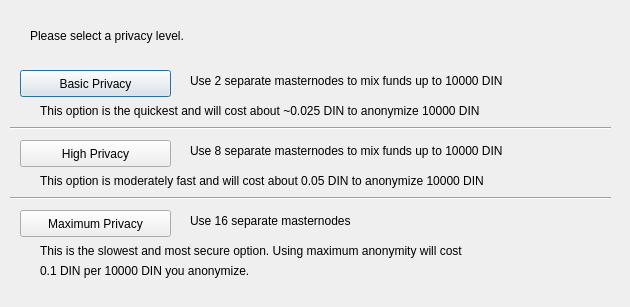
<?xml version="1.0" encoding="UTF-8"?>
<ui version="4.0">
 <class>ObfuscationConfig</class>
 <widget class="QDialog" name="ObfuscationConfig">
  <property name="geometry">
   <rect>
    <x>0</x>
    <y>0</y>
    <width>630</width>
    <height>307</height>
   </rect>
  </property>
  <property name="windowTitle">
   <string>Configure Obfuscation</string>
  </property>
  <widget class="QPushButton" name="buttonBasic">
   <property name="geometry">
    <rect>
     <x>20</x>
     <y>70</y>
     <width>151</width>
     <height>27</height>
    </rect>
   </property>
   <property name="text">
    <string>Basic Privacy</string>
   </property>
  </widget>
  <widget class="QPushButton" name="buttonHigh">
   <property name="geometry">
    <rect>
     <x>20</x>
     <y>140</y>
     <width>151</width>
     <height>27</height>
    </rect>
   </property>
   <property name="text">
    <string>High Privacy</string>
   </property>
  </widget>
  <widget class="QPushButton" name="buttonMax">
   <property name="geometry">
    <rect>
     <x>20</x>
     <y>210</y>
     <width>151</width>
     <height>27</height>
    </rect>
   </property>
   <property name="text">
    <string>Maximum Privacy</string>
   </property>
  </widget>
  <widget class="QLabel" name="label">
   <property name="geometry">
    <rect>
     <x>30</x>
     <y>20</y>
     <width>571</width>
     <height>31</height>
    </rect>
   </property>
   <property name="text">
    <string>Please select a privacy level.</string>
   </property>
  </widget>
  <widget class="QLabel" name="label_2">
   <property name="geometry">
    <rect>
     <x>190</x>
     <y>70</y>
     <width>421</width>
     <height>21</height>
    </rect>
   </property>
   <property name="text">
    <string>Use 2 separate masternodes to mix funds up to 10000 DIN</string>
   </property>
  </widget>
  <widget class="QLabel" name="label_3">
   <property name="geometry">
    <rect>
     <x>190</x>
     <y>140</y>
     <width>411</width>
     <height>21</height>
    </rect>
   </property>
   <property name="text">
    <string>Use 8 separate masternodes to mix funds up to 10000 DIN</string>
   </property>
  </widget>
  <widget class="QLabel" name="label_4">
   <property name="geometry">
    <rect>
     <x>190</x>
     <y>210</y>
     <width>421</width>
     <height>21</height>
    </rect>
   </property>
   <property name="text">
    <string>Use 16 separate masternodes</string>
   </property>
  </widget>
  <widget class="QLabel" name="label_6">
   <property name="geometry">
    <rect>
     <x>40</x>
     <y>100</y>
     <width>561</width>
     <height>21</height>
    </rect>
   </property>
   <property name="text">
    <string>This option is the quickest and will cost about ~0.025 DIN to anonymize 10000 DIN</string>
   </property>
  </widget>
  <widget class="QLabel" name="label_7">
   <property name="geometry">
    <rect>
     <x>40</x>
     <y>170</y>
     <width>561</width>
     <height>21</height>
    </rect>
   </property>
   <property name="text">
    <string>This option is moderately fast and will cost about 0.05 DIN to anonymize 10000 DIN</string>
   </property>
  </widget>
  <widget class="QLabel" name="label_8">
   <property name="geometry">
    <rect>
     <x>40</x>
     <y>240</y>
     <width>561</width>
     <height>21</height>
    </rect>
   </property>
   <property name="text">
    <string>This is the slowest and most secure option. Using maximum anonymity will cost</string>
   </property>
  </widget>
  <widget class="QLabel" name="label_9">
   <property name="geometry">
    <rect>
     <x>40</x>
     <y>260</y>
     <width>561</width>
     <height>21</height>
    </rect>
   </property>
   <property name="text">
    <string>0.1 DIN per 10000 DIN you anonymize.</string>
   </property>
  </widget>
  <widget class="Line" name="line">
   <property name="geometry">
    <rect>
     <x>10</x>
     <y>120</y>
     <width>601</width>
     <height>16</height>
    </rect>
   </property>
   <property name="orientation">
    <enum>Qt::Horizontal</enum>
   </property>
  </widget>
  <widget class="Line" name="line_2">
   <property name="geometry">
    <rect>
     <x>10</x>
     <y>190</y>
     <width>601</width>
     <height>16</height>
    </rect>
   </property>
   <property name="orientation">
    <enum>Qt::Horizontal</enum>
   </property>
  </widget>
 </widget>
 <resources/>
 <connections/>
</ui>
